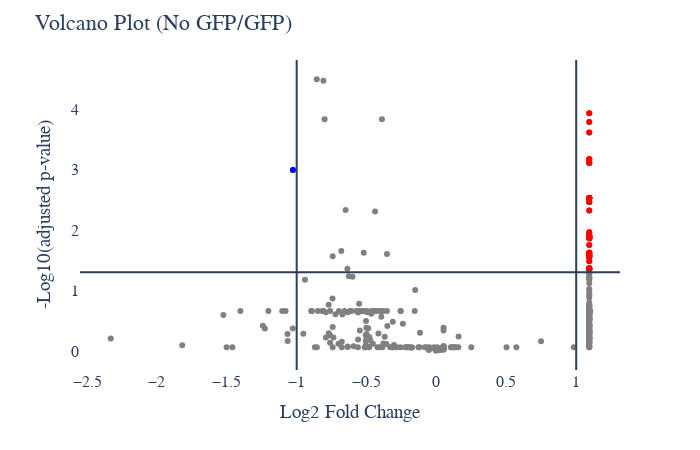

This figure's notebook cell:
### Code cell
# Protein Abundance Volcano plot
plot_options={
            "compare groups": ["GFP","No GFP"],
            "title": "Volcano Plot",
            "X Title": "Log2 Fold Change",
            "Y Title": "-Log10(adjusted p-value)",
            "up color": "red",
            "down color": "blue",
            "all color": "gray",
            "width": 700,
            "height": 450,
            "font": dict(size=16, family="Arial black"),
            "ylimits": [],
            "xlimits": []
        }
figure, _, _ =volcano_plots(data_obj, plot_options, saved_settings,missing_values_max=33,username="20min")
figure.show()

### Figure 1 — Plotly figure (JSON) as saved in the notebook; plotly's stock layout.template omitted (floating-point values rounded to 4 significant figures; data arrays with more than 128 entries replaced by an {"elided": "..."} marker saying what was removed)
{"data": [{"hovertemplate": "%{text}<br>x=: %{x} <br>y=: %{y}", "legendgroup": "", "marker": {"color": "#636efa", "symbol": "circle"}, "mode": "markers", "name": "", "orientation": "v", "showlegend": false, "type": "scatter", "xaxis": "x", "yaxis": "y"}, {"hovertemplate": "%{text}<br>x=: %{x} <br>y=: %{y}", "marker": {"color": "gray"}, "mode": "markers", "text": {"elided": "4532 str values"}, "type": "scatter", "x": {"elided": "4532 float values"}, "y": {"elided": "4532 float values"}}, {"hovertemplate": "%{text}<br>x=: %{x} <br>y=: %{y}", "marker": {"color": "blue"}, "mode": "markers", "text": ["A0A0H3N9E2"], "type": "scatter", "x": [-1.027], "y": [2.99]}, {"hovertemplate": "%{text}<br>x=: %{x} <br>y=: %{y}", "marker": {"color": "red"}, "mode": "markers", "text": ["A0A0H3NFV7", "A0A0H3NFV7", "A0A0H3NFV7", "A0A0H3NFV7", "A0A0H3NFV7", "A0A0H3NFV7", "A0A0H3NFV7", "A0A0H3NFV7", "A0A0H3NFV7", "A0A0H3NFV7", "A0A0H3NFV7", "A0A0H3NFV7", "A0A0H3NFV7", "A0A0H3NFV7", "A0A0H3NFV7", "A0A0H3NFV7", "A0A0H3NFV7", "A0A0H3NFV7", "A0A0H3NFV7", "A0A0H3NFV7", "A0A0H3NFV7", "A0A0H3NFV7", "A0A0H3NFV7", "A0A0H3NFV7", "A0A0H3NFV7", "A0A0H3NFV7", "A0A0H3NFV7", "A0A0H3NFV7", "A0A0H3NFV7", "A0A0H3NFV7", "A0A0H3NFV7", "A0A0H3NFV7", "A0A0H3NFV7", "A0A0H3NFV7", "A0A0H3NFV7", "A0A0H3NFV7", "A0A0H3NFV7", "A0A0H3NFV7", "A0A0H3NFV7", "A0A0H3NFV7", "A0A0H3NFV7", "A0A0H3NFV7", "A0A0H3NFV7", "A0A0H3NFV7", "A0A0H3NFV7", "A0A0H3NFV7"], "type": "scatter", "x": [1.093, 1.093, 1.093, 1.093, 1.093, 1.093, 1.093, 1.093, 1.093, 1.093, 1.093, 1.093, 1.093, 1.093, 1.093, 1.093, 1.093, 1.093, 1.093, 1.093, 1.093, 1.093, 1.093, 1.093, 1.093, 1.093, 1.093, 1.093, 1.093, 1.093, 1.093, 1.093, 1.093, 1.093, 1.093, 1.093, 1.093, 1.093, 1.093, 1.093, 1.093, 1.093, 1.093, 1.093, 1.093, 1.093], "y": [1.551, 1.625, 3.176, 1.963, 1.872, 1.911, 2.461, 1.359, 1.625, 3.108, 3.162, 1.858, 1.583, 1.484, 1.582, 1.875, 1.872, 2.531, 2.531, 1.359, 2.323, 3.788, 3.108, 3.611, 1.873, 1.753, 1.353, 3.932, 1.558, 2.461, 1.605, 1.625, 1.869, 2.531, 1.359, 2.531, 1.359, 2.531, 1.873, 1.353, 1.911, 1.872, 2.531, 1.373, 1.911, 1.565]}], "layout": {"font": {"family": "Arial black", "size": 16}, "height": 450, "legend": {"tracegroupgap": 0}, "margin": {"t": 60}, "paper_bgcolor": "white", "plot_bgcolor": "white", "shapes": [{"type": "line", "x0": 0, "x1": 1, "xref": "x domain", "y0": 1.301, "y1": 1.301, "yref": "y"}, {"type": "line", "x0": -1, "x1": -1, "xref": "x", "y0": 0, "y1": 1, "yref": "y domain"}, {"type": "line", "x0": 1, "x1": 1, "xref": "x", "y0": 0, "y1": 1, "yref": "y domain"}], "showlegend": false, "title": {"text": "Volcano Plot (No GFP/GFP)"}, "width": 700, "xaxis": {"anchor": "y", "domain": [0, 1], "title": {"text": "Log2 Fold Change"}}, "yaxis": {"anchor": "x", "domain": [0, 1], "title": {"text": "-Log10(adjusted p-value)"}}}}
